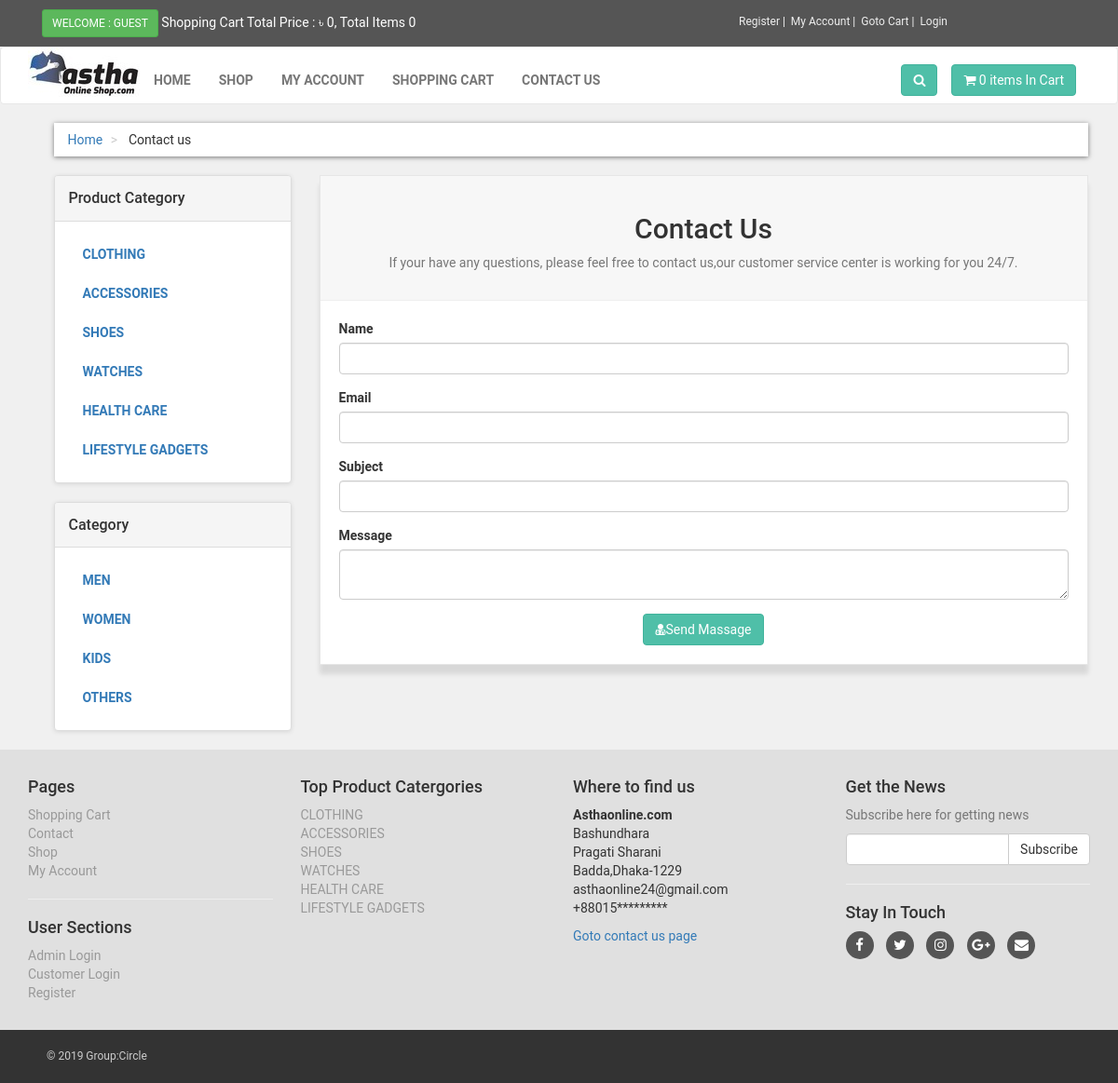
Before: /contactus.php with the older database file.
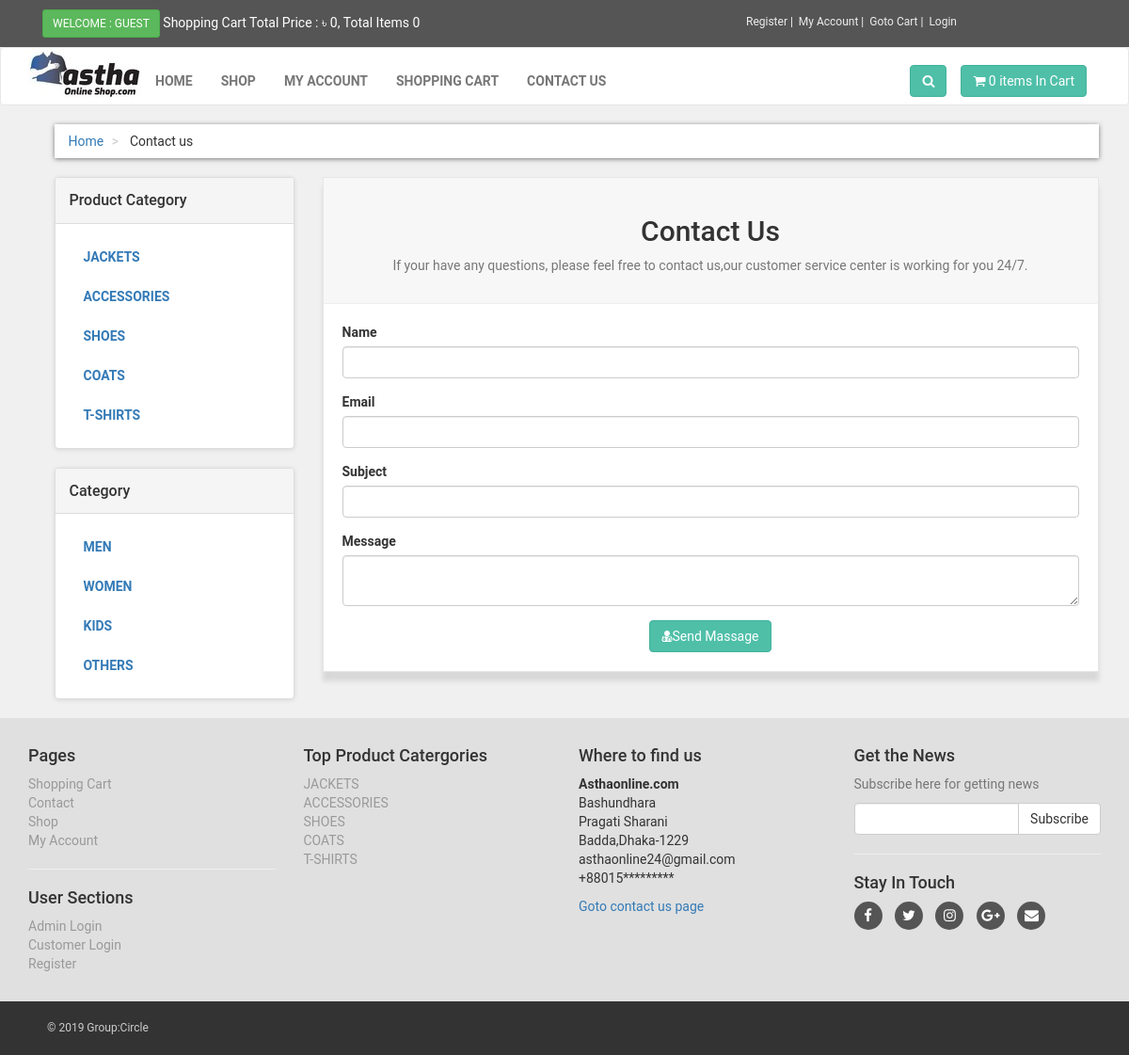
After: the same page with the newer database file.
### tables this page shows
CREATE TABLE `product_categories` (
  `p_cat_id` int(10) NOT NULL,
  `p_cat_title` text NOT NULL,
  `p_cat_desc` text NOT NULL
);

CREATE TABLE `categories` (
  `cat_id` int(100) NOT NULL,
  `cat_title` text NOT NULL,
  `cat_desc` text NOT NULL
);

### functions/functions.php (the view, shortened to what this page needs)
<?php
$db=mysqli_connect("localhost","root","","ecom");
function getUserIP(){
	switch (true) {
		default : return $_SERVER['REMOTE_ADDR'];
	}
}
function item(){
	global $db;
	$ip_add=getUserIP();
	$get_items="select * from cart where ip_add='$ip_add'";
	$run_item=mysqli_query($db,$get_items);
	$count=mysqli_num_rows($run_item);
	echo $count;
}
function totalPrice(){
	global $db;
	$ip_add=getUserIP();
	$total=0;
	$select_cart="select * from cart where ip_add='$ip_add'";
	$run_cart=mysqli_query($db,$select_cart);
	$count=mysqli_num_rows($run_cart);
	if($count<=0){echo " 0";}else{echo ($total+60);};
}
function getPCats(){
	global $db;
	$get_p_cats="select * from product_categories";
	$run_p_cats=mysqli_query($db,$get_p_cats);
	while ($row_p_cats=mysqli_fetch_array($run_p_cats)) {
		$p_cat_id=$row_p_cats['p_cat_id'];
		$p_cat_title=$row_p_cats['p_cat_title'];
		echo "<li><a href='shop.php?p_cat=$p_cat_id'>$p_cat_title</a> </li>";
	}
}
function getCat()
{
	global $db;
	$get_cat="select * from categories";
	$run_cat=mysqli_query($db,$get_cat);
	while ($row_cat=mysqli_fetch_array($run_cat)) {
		$cat_id=$row_cat['cat_id'];
		$cat_title=$row_cat['cat_title'];
		echo "<li><a href='shop.php?cat_id=$cat_id'>$cat_title</a>
		</li>";
	}
}
?>

### includes/footer.php (shortened to what this page needs)
<div id="footer">
	<div class="container">
		<div class="row">
			<div class="col-md-3 col-sm-6">
				<h4>Pages</h4>
				<ul>
					<li><a href="cart.php">Shopping Cart</a></li>
					<li><a href="contact.php">Contact</a></li>
					<li><a href="shop.php">Shop</a></li>
					<li>
						<?php
              if(!isset($_SESSION['customer_email'])){
                 echo "<a href='checkout.php'>My Account</a>";
              }else{
                 echo "<a href='customer/my_account.php?my_order'>My Account</a>";
              }
              ?>
					</li>
				</ul>
				<hr>
				<h4>User Sections</h4>
				<ul>
					<li><?php
						if(!isset($_SESSION['admin_email'])){
                 echo "<a href='admin_area/login.php'>Admin Login</a>";
              }else{
                 echo "<a href='admin_area/index.php?dashboard'>Admin Profile</a>";
              }
						?>
					</li>
					<li><?php
              if(!isset($_SESSION['customer_email'])){
                 echo "<a href='checkout.php'>Customer Login</a>";
              }else{
                 echo "<a href='customer/my_account.php?my_order'>My Account</a>";
              }
              ?></li>
					<li>
						<?php
              if(!isset($_SESSION['customer_email'])){
                 echo "<a href='customer_registration.php'>Register</a>";
              }else{
                 echo "<a href='customer/my_account.php?edit_act'>Edit Account</a>";
              }
              ?>
					</li>
				</ul>
			</div>
			<div class="col-md-3 col-sm-6">
				<h4>Top Product Catergories</h4>
				<ul>
					<?php
						$get_p_cats="select * from product_categories";
						$run_p_cats=mysqli_query($con,$get_p_cats);
						while ($row_p_cat=mysqli_fetch_array($run_p_cats)) {
							$p_cat_id=$row_p_cat['p_cat_id'];
							$p_cat_title=$row_p_cat['p_cat_title'];
							echo "<li><a href='shop.php?p_cat=$p_cat_id'> $p_cat_title</a></li>";
						}
						?>
				</ul>
			</div>
			<div class="col-md-3 col-sm-6">
				<h4>Where to find us</h4>
				<p>
					<strong>Asthaonline.com</strong>
					<br>Bashundhara
					<br>Pragati Sharani
					<br>Badda,Dhaka-1229
					<br>asthaonline24@gmail.com
					<br>+88015*********
				</p>
				<a href="contact.php">Goto contact us page</a>
			</div>
			<div class="col-md-3 col-sm-6">
				<h4>Get the News</h4>
				<p class="text-muted">
					Subscribe here for getting news
				</p>
				<form action="" method="post">
					<div class="input-group">
						<input type="text" name="email" class="form-control">
						<span class="input-group-btn">
							<input type="submit" class="btn btn-default" value="Subscribe">
						</span>
					</div>
				</form>
				<hr>
				<h4>Stay In Touch</h4>
				<p class="social">
				<a href="#"><i class="fa fa-facebook"></i></a>
				<a href="#"><i class="fa fa-twitter"></i></a>
				<a href="#"><i class="fa fa-instagram"></i></a>
				<a href="#"><i class="fa fa-google-plus"></i></a>
				<a href="#"><i class="fa fa-envelope"></i></a>
				</p>
			</div>
		</div>
	</div>
</div>
<div id="copyright">
	<div class="container">
		<div class="col-md-6">
			<p class="pull-left">
				&copy; 2019 Group:Circle
			</p>
		</div>
	</div>
</div>

Changed rows visible on the page:
removed product_categories: p_cat_title "CLOTHING"
removed product_categories: p_cat_title "WATCHES"
removed product_categories: p_cat_title "HEALTH CARE"
removed product_categories: p_cat_title "LIFESTYLE GADGETS"
added product_categories: p_cat_title "JACKETS"
added product_categories: p_cat_title "COATS"
added product_categories: p_cat_title "T-SHIRTS"
